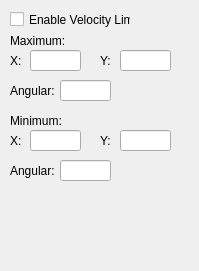
       <widget class="QWidget" name="page">
        <property name="geometry">
         <rect>
          <x>0</x>
          <y>0</y>
          <width>199</width>
          <height>271</height>
         </rect>
        </property>
        <attribute name="label">
         <string>Velocity Limit</string>
        </attribute>
        <widget class="QLineEdit" name="vel_x_max">
         <property name="geometry">
          <rect>
           <x>30</x>
           <y>50</y>
           <width>51</width>
           <height>21</height>
          </rect>
         </property>
        </widget>
        <widget class="QLabel" name="label_20">
         <property name="geometry">
          <rect>
           <x>10</x>
           <y>30</y>
           <width>61</width>
           <height>21</height>
          </rect>
         </property>
         <property name="text">
          <string>Maximum:</string>
         </property>
        </widget>
        <widget class="QLabel" name="label_21">
         <property name="geometry">
          <rect>
           <x>10</x>
           <y>50</y>
           <width>21</width>
           <height>21</height>
          </rect>
         </property>
         <property name="text">
          <string>X:</string>
         </property>
        </widget>
        <widget class="QLabel" name="label_22">
         <property name="geometry">
          <rect>
           <x>100</x>
           <y>50</y>
           <width>21</width>
           <height>21</height>
          </rect>
         </property>
         <property name="text">
          <string>Y:</string>
         </property>
        </widget>
        <widget class="QLineEdit" name="vel_y_max">
         <property name="geometry">
          <rect>
           <x>120</x>
           <y>50</y>
           <width>51</width>
           <height>21</height>
          </rect>
         </property>
        </widget>
        <widget class="QLabel" name="label_23">
         <property name="geometry">
          <rect>
           <x>10</x>
           <y>80</y>
           <width>47</width>
           <height>21</height>
          </rect>
         </property>
         <property name="text">
          <string>Angular:</string>
         </property>
        </widget>
        <widget class="QLineEdit" name="vel_ang_max">
         <property name="geometry">
          <rect>
           <x>60</x>
           <y>80</y>
           <width>51</width>
           <height>21</height>
          </rect>
         </property>
        </widget>
        <widget class="QLabel" name="label_24">
         <property name="geometry">
          <rect>
           <x>10</x>
           <y>160</y>
           <width>47</width>
           <height>21</height>
          </rect>
         </property>
         <property name="text">
          <string>Angular:</string>
         </property>
        </widget>
        <widget class="QLabel" name="label_25">
         <property name="geometry">
          <rect>
           <x>10</x>
           <y>130</y>
           <width>21</width>
           <height>21</height>
          </rect>
         </property>
         <property name="text">
          <string>X:</string>
         </property>
        </widget>
        <widget class="QLineEdit" name="vel_x_min">
         <property name="geometry">
          <rect>
           <x>30</x>
           <y>130</y>
           <width>51</width>
           <height>21</height>
          </rect>
         </property>
        </widget>
        <widget class="QLineEdit" name="vel_y_min">
         <property name="geometry">
          <rect>
           <x>120</x>
           <y>130</y>
           <width>51</width>
           <height>21</height>
          </rect>
         </property>
        </widget>
        <widget class="QLineEdit" name="vel_ang_min">
         <property name="geometry">
          <rect>
           <x>60</x>
           <y>160</y>
           <width>51</width>
           <height>21</height>
          </rect>
         </property>
        </widget>
        <widget class="QLabel" name="label_26">
         <property name="geometry">
          <rect>
           <x>10</x>
           <y>110</y>
           <width>61</width>
           <height>21</height>
          </rect>
         </property>
         <property name="text">
          <string>Minimum:</string>
         </property>
        </widget>
        <widget class="QLabel" name="label_27">
         <property name="geometry">
          <rect>
           <x>100</x>
           <y>130</y>
           <width>21</width>
           <height>21</height>
          </rect>
         </property>
         <property name="text">
          <string>Y:</string>
         </property>
        </widget>
        <widget class="QCheckBox" name="enable_vel_lim">
         <property name="geometry">
          <rect>
           <x>10</x>
           <y>10</y>
           <width>121</width>
           <height>19</height>
          </rect>
         </property>
         <property name="text">
          <string>Enable Velocity Limit</string>
         </property>
        </widget>
       </widget>
